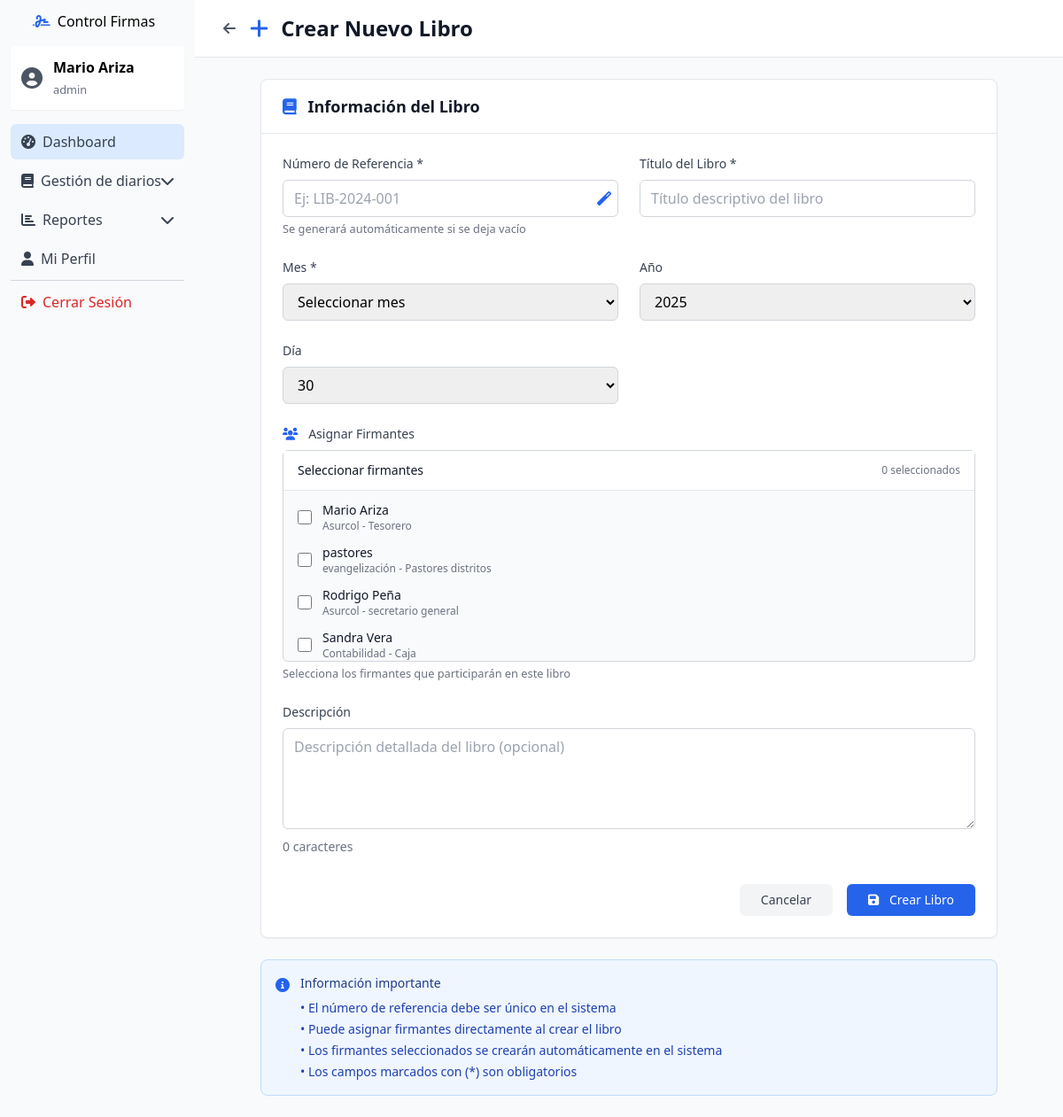
Page /public/index.php?controller=libro&action=create (signed in) on the committed database.
### tables this page shows
CREATE TABLE `firmantes` (
  `id` int(11) NOT NULL,
  `nombre` varchar(100) NOT NULL,
  `cargo` varchar(100) DEFAULT NULL,
  `departamento` varchar(100) DEFAULT NULL,
  `email` varchar(100) DEFAULT NULL,
  `telefono` varchar(20) DEFAULT NULL,
  `activo` tinyint(1) NOT NULL DEFAULT 1,
  `created_at` timestamp NOT NULL DEFAULT current_timestamp(),
  `updated_at` timestamp NOT NULL DEFAULT current_timestamp() ON UPDATE current_timestamp()
);

### views/libros/create.php (the view, shortened to what the rows shown need)
<?php
require_once __DIR__ . '/../../controllers/LibroController.php';
$pageTitle = 'Crear Nuevo Libro';
?>
<!DOCTYPE html>
<html lang="es">
<head>
    <link href="<?php echo $_SERVER['REQUEST_SCHEME'] . '://' . $_SERVER['HTTP_HOST'] . '/firmas/'; ?>assets/css/main.css" rel="stylesheet">
    <script src="https://cdn.tailwindcss.com"></script>
    <link href="https://cdnjs.cloudflare.com/ajax/libs/font-awesome/6.0.0/css/all.min.css" rel="stylesheet">
</head>
<body class="bg-gray-50">
    <div class="flex h-screen">
        <div class="main-content flex-1 flex flex-col overflow-hidden">
            <header class="bg-white shadow-sm border-b border-gray-200">
                <div class="max-w-7xl mx-auto py-4 px-4 sm:px-6 lg:px-8">
                    <div class="flex justify-between items-center">
                        <div class="flex items-center space-x-4">
                            <h1 class="text-2xl font-bold text-gray-900">
                                <i class="fas fa-plus mr-2 text-blue-600"></i>
                                <?php echo $pageTitle; ?>
                            </h1>
                        </div>
                    </div>
                </div>
            </header>
            <main class="flex-1 overflow-x-hidden overflow-y-auto bg-gray-50">
                <div class="max-w-4xl mx-auto py-6 px-4 sm:px-6 lg:px-8">
                    <div class="bg-white rounded-lg shadow-sm border border-gray-200">
                        <div class="px-6 py-4 border-b border-gray-200">
                            <h2 class="text-lg font-semibold text-gray-900">
                                <i class="fas fa-book mr-2 text-blue-600"></i>
                                Información del Libro
                            </h2>
                        </div>
                        <form method="POST" action="index.php?controller=libro&action=store" class="p-6" id="create-libro-form">
                            <div class="grid grid-cols-1 md:grid-cols-2 gap-6">
                                <div class="md:col-span-2">
                                    <div class="border border-gray-300 rounded-md bg-gray-50">
                                        <div class="px-4 py-3 max-h-48 overflow-y-auto" id="firmantesContainer">
                                            <?php if (!empty($firmantes)): ?>
                                                <?php foreach ($firmantes as $firmante): ?>
                                                    <div class="flex items-center mb-3">
                                                        <input type="checkbox"
                                                            name="firmantes[]"
                                                            value="<?php echo $firmante['id']; ?>"
                                                            id="firmante_<?php echo $firmante['id']; ?>"
                                                            class="firmante-checkbox h-4 w-4 text-blue-600 focus:ring-blue-500 border-gray-300 rounded">
                                                        <label for="firmante_<?php echo $firmante['id']; ?>" class="ml-3 flex-1 cursor-pointer">
                                                            <div class="text-sm font-medium text-gray-900">
                                                                <?php echo htmlspecialchars($firmante['nombre']); ?>
                                                            </div>
                                                            <div class="text-xs text-gray-500">
                                                                <?php echo htmlspecialchars($firmante['departamento'] ?? 'Sin departamento'); ?>
                                                                <?php if (!empty($firmante['cargo'])): ?>
                                                                    - <?php echo htmlspecialchars($firmante['cargo']); ?>
                                                                <?php endif; ?>
                                                            </div>
                                                        </label>
                                                    </div>
                                                <?php endforeach; ?>
                                            <?php endif; ?>
                                        </div>
                                    </div>
                                </div>
                            </div>
                        </form>
                    </div>
                </div>
            </main>
        </div>
    </div>
</body>
</html>

### rows in the picture
firmantes: nombre "Mario Ariza", departamento "Asurcol", cargo "Tesorero"
firmantes: nombre "pastores", departamento "evangelización", cargo "Pastores distritos"
firmantes: nombre "Rodrigo Peña", departamento "Asurcol", cargo "secretario general"
firmantes: nombre "Sandra Vera", departamento "Contabilidad", cargo "Caja"

### other values in the picture
$_SESSION['nombre'] "Mario Ariza"
$_SESSION['rol'] "admin"
$pageTitle "Crear Nuevo Libro"
form field año "2025"
form field dia "30"
